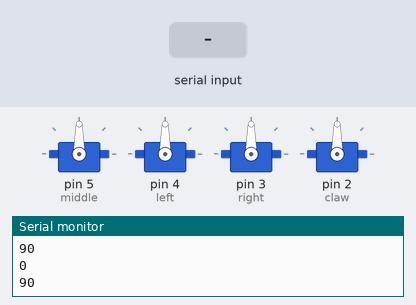
Bench run of a sketch on a simulated Arduino Uno, built with avr-gcc and run on an emulated ATmega328P. Parts: 4 × servo, the last lines printed to the serial monitor. The test bench sets the inputs (shaded band).

Above: at 1.2 s.
1.3 s: "30,150\n" received over Serial
At 2.9 s:
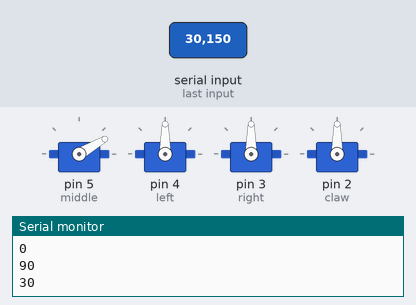
3.8 s: "5\n" received over Serial
At 5.8 s:
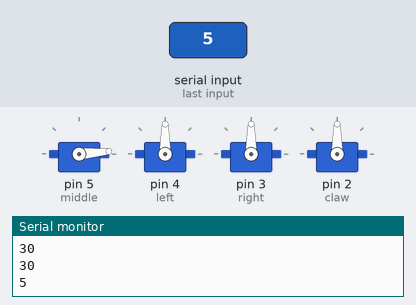
6.3 s: "200\n" received over Serial
At 7.8 s:
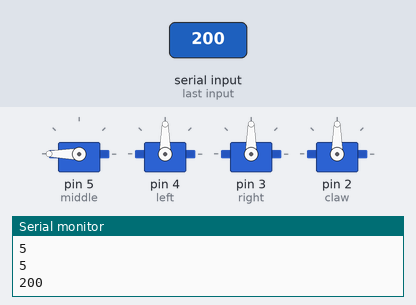
8.8 s: "90,45\n" received over Serial
At 11.0 s:
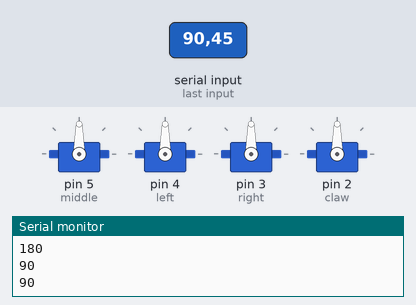
Timing chart, 0 to 12.3 s (numbered marks = the images above; inputs shaded):
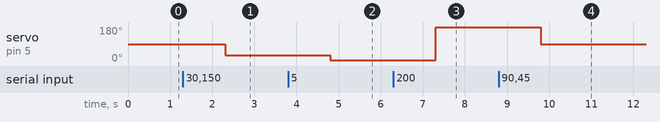

The sketch:

roboarm.ino
```cpp
#include <Servo.h>

Servo middle, left, right, claw ; // creates 4 servo
int a=0;
// for down-forward 2-180 3-120 max
// for up-forward 2-140 3-180 max

void setup(){
  Serial.begin(9600);
  middle.attach(5); //360

  left.attach(4);//60-150

  right.attach(3);//90-150
  claw.attach(2);//90-105


  }
void loop() {
  int  offset;
  Serial.println(middle.read());
  String a=Serial.readString();

  offset = a.toInt();
  Serial.println(offset);
  if(offset>0)
  {middle.write(offset);
  delay(1000);}


 // Serial.println(right.read());
 // Serial.println(left.read());
 // Serial.println(claw.read());
 // int inputMessage = Serial.parseInt();
 // Serial.println(inputMessage);

 // if(inputMessage == 1){
 //   Serial.println('1');
 //   inputMessage = Serial.parseInt();

 //   while (inputMessage==0){
 //     inputMessage = Serial.parseInt();
 //   }

 //   middle.write(inputMessage);
 //   Serial.println(inputMessage);
 //  }

 //  else if(inputMessage == 2){
 //   Serial.println('2');
 //   inputMessage = Serial.parseInt();
 //   while (inputMessage==0){
 //     inputMessage = Serial.parseInt();
 //   }
 //   right.write(inputMessage);
 //   Serial.println(inputMessage);
 //  }

 //  else  if(inputMessage == 3){
 //   Serial.println('3');
 //   inputMessage = Serial.parseInt();
 //   while (inputMessage==0){
 //     inputMessage = Serial.parseInt();
 //   }
 //   left.write(inputMessage);
 //   Serial.println(inputMessage);
 //  }

 //  else  if(inputMessage == 4){
 //   Serial.println('4');
 //   inputMessage = Serial.parseInt();
 //   while (inputMessage==0){
 //     inputMessage = Serial.parseInt();
 //   }
 //   claw.write(inputMessage);
 //   Serial.println(inputMessage);
 //  }


}
```

Measured:
- after the input at 1.3 s, servo on pin 5 (middle): 90° → 30° after 1.0 s
- after the input at 3.8 s, servo on pin 5 (middle): 30° → 5° after 1.0 s
- after the input at 6.3 s, servo on pin 5 (middle): 5° → 180° after 1.0 s
- after the input at 8.8 s, servo on pin 5 (middle): 180° → 90° after 1.0 s
